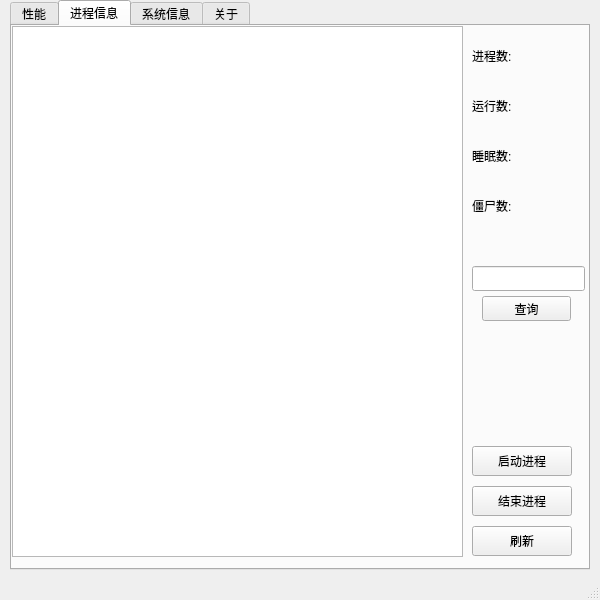
<?xml version="1.0" encoding="UTF-8"?>
<ui version="4.0">
 <class>MainWindow</class>
 <widget class="QMainWindow" name="MainWindow">
  <property name="geometry">
   <rect>
    <x>0</x>
    <y>0</y>
    <width>600</width>
    <height>600</height>
   </rect>
  </property>
  <property name="minimumSize">
   <size>
    <width>600</width>
    <height>600</height>
   </size>
  </property>
  <property name="maximumSize">
   <size>
    <width>600</width>
    <height>600</height>
   </size>
  </property>
  <property name="windowTitle">
   <string>MainWindow</string>
  </property>
  <widget class="QWidget" name="centralWidget">
   <widget class="QTabWidget" name="tabWidget">
    <property name="geometry">
     <rect>
      <x>10</x>
      <y>0</y>
      <width>580</width>
      <height>570</height>
     </rect>
    </property>
    <property name="minimumSize">
     <size>
      <width>580</width>
      <height>570</height>
     </size>
    </property>
    <property name="maximumSize">
     <size>
      <width>580</width>
      <height>570</height>
     </size>
    </property>
    <property name="currentIndex">
     <number>1</number>
    </property>
    <widget class="QWidget" name="tab_1">
     <attribute name="title">
      <string>性能</string>
     </attribute>
     <widget class="QLabel" name="label">
      <property name="geometry">
       <rect>
        <x>10</x>
        <y>10</y>
        <width>67</width>
        <height>17</height>
       </rect>
      </property>
      <property name="text">
       <string>CPU</string>
      </property>
     </widget>
     <widget class="QLabel" name="label_2">
      <property name="geometry">
       <rect>
        <x>10</x>
        <y>180</y>
        <width>67</width>
        <height>17</height>
       </rect>
      </property>
      <property name="text">
       <string>内存</string>
      </property>
     </widget>
     <widget class="QLabel" name="memused">
      <property name="geometry">
       <rect>
        <x>110</x>
        <y>180</y>
        <width>91</width>
        <height>17</height>
       </rect>
      </property>
      <property name="text">
       <string>使用:</string>
      </property>
     </widget>
     <widget class="QLabel" name="memfree">
      <property name="geometry">
       <rect>
        <x>220</x>
        <y>180</y>
        <width>111</width>
        <height>17</height>
       </rect>
      </property>
      <property name="text">
       <string>空闲:</string>
      </property>
     </widget>
     <widget class="QLabel" name="memtotal">
      <property name="geometry">
       <rect>
        <x>330</x>
        <y>180</y>
        <width>101</width>
        <height>17</height>
       </rect>
      </property>
      <property name="text">
       <string>总和:</string>
      </property>
     </widget>
     <widget class="QLabel" name="cpu">
      <property name="geometry">
       <rect>
        <x>110</x>
        <y>10</y>
        <width>121</width>
        <height>17</height>
       </rect>
      </property>
      <property name="text">
       <string>利用率:</string>
      </property>
     </widget>
     <widget class="QCustomPlot" name="cpu_customplot" native="true">
      <property name="geometry">
       <rect>
        <x>10</x>
        <y>30</y>
        <width>561</width>
        <height>131</height>
       </rect>
      </property>
     </widget>
     <widget class="QLabel" name="mem">
      <property name="geometry">
       <rect>
        <x>430</x>
        <y>180</y>
        <width>121</width>
        <height>17</height>
       </rect>
      </property>
      <property name="text">
       <string>内存使用率:</string>
      </property>
     </widget>
     <widget class="QCustomPlot" name="mem_customplot" native="true">
      <property name="geometry">
       <rect>
        <x>10</x>
        <y>200</y>
        <width>561</width>
        <height>141</height>
       </rect>
      </property>
     </widget>
     <widget class="Line" name="line">
      <property name="geometry">
       <rect>
        <x>0</x>
        <y>160</y>
        <width>581</width>
        <height>20</height>
       </rect>
      </property>
      <property name="orientation">
       <enum>Qt::Horizontal</enum>
      </property>
     </widget>
     <widget class="Line" name="line_2">
      <property name="geometry">
       <rect>
        <x>0</x>
        <y>340</y>
        <width>581</width>
        <height>16</height>
       </rect>
      </property>
      <property name="orientation">
       <enum>Qt::Horizontal</enum>
      </property>
     </widget>
     <widget class="QLabel" name="label_4">
      <property name="geometry">
       <rect>
        <x>10</x>
        <y>360</y>
        <width>67</width>
        <height>17</height>
       </rect>
      </property>
      <property name="text">
       <string>交换</string>
      </property>
     </widget>
     <widget class="QLabel" name="swapused">
      <property name="geometry">
       <rect>
        <x>110</x>
        <y>360</y>
        <width>101</width>
        <height>17</height>
       </rect>
      </property>
      <property name="text">
       <string>使用:</string>
      </property>
     </widget>
     <widget class="QLabel" name="swapfree">
      <property name="geometry">
       <rect>
        <x>220</x>
        <y>360</y>
        <width>101</width>
        <height>17</height>
       </rect>
      </property>
      <property name="text">
       <string>空闲:</string>
      </property>
     </widget>
     <widget class="QLabel" name="swaptotal">
      <property name="geometry">
       <rect>
        <x>330</x>
        <y>360</y>
        <width>91</width>
        <height>17</height>
       </rect>
      </property>
      <property name="text">
       <string>总和:</string>
      </property>
     </widget>
     <widget class="QLabel" name="swap">
      <property name="geometry">
       <rect>
        <x>430</x>
        <y>360</y>
        <width>121</width>
        <height>17</height>
       </rect>
      </property>
      <property name="text">
       <string>交换率:</string>
      </property>
     </widget>
     <widget class="QCustomPlot" name="swap_customplot" native="true">
      <property name="geometry">
       <rect>
        <x>10</x>
        <y>390</y>
        <width>561</width>
        <height>141</height>
       </rect>
      </property>
     </widget>
    </widget>
    <widget class="QWidget" name="tab_2">
     <attribute name="title">
      <string>进程信息</string>
     </attribute>
     <widget class="QListWidget" name="listWidget_proc">
      <property name="geometry">
       <rect>
        <x>0</x>
        <y>0</y>
        <width>451</width>
        <height>531</height>
       </rect>
      </property>
     </widget>
     <widget class="QLabel" name="proc">
      <property name="geometry">
       <rect>
        <x>460</x>
        <y>20</y>
        <width>100</width>
        <height>20</height>
       </rect>
      </property>
      <property name="text">
       <string>进程数:</string>
      </property>
     </widget>
     <widget class="QLabel" name="run">
      <property name="geometry">
       <rect>
        <x>460</x>
        <y>70</y>
        <width>100</width>
        <height>20</height>
       </rect>
      </property>
      <property name="text">
       <string>运行数:</string>
      </property>
     </widget>
     <widget class="QLabel" name="sleep">
      <property name="geometry">
       <rect>
        <x>460</x>
        <y>120</y>
        <width>100</width>
        <height>20</height>
       </rect>
      </property>
      <property name="text">
       <string>睡眠数:</string>
      </property>
     </widget>
     <widget class="QLabel" name="zombie">
      <property name="geometry">
       <rect>
        <x>460</x>
        <y>170</y>
        <width>100</width>
        <height>20</height>
       </rect>
      </property>
      <property name="text">
       <string>僵尸数:</string>
      </property>
     </widget>
     <widget class="QPushButton" name="kill">
      <property name="geometry">
       <rect>
        <x>460</x>
        <y>460</y>
        <width>100</width>
        <height>30</height>
       </rect>
      </property>
      <property name="text">
       <string>结束进程</string>
      </property>
     </widget>
     <widget class="QPushButton" name="proc_refresh">
      <property name="geometry">
       <rect>
        <x>460</x>
        <y>500</y>
        <width>100</width>
        <height>30</height>
       </rect>
      </property>
      <property name="text">
       <string>刷新</string>
      </property>
     </widget>
     <widget class="QPushButton" name="start_process">
      <property name="geometry">
       <rect>
        <x>460</x>
        <y>420</y>
        <width>100</width>
        <height>30</height>
       </rect>
      </property>
      <property name="text">
       <string>启动进程</string>
      </property>
     </widget>
     <widget class="QLineEdit" name="procname_line">
      <property name="geometry">
       <rect>
        <x>460</x>
        <y>240</y>
        <width>113</width>
        <height>25</height>
       </rect>
      </property>
     </widget>
     <widget class="QPushButton" name="proc_button">
      <property name="geometry">
       <rect>
        <x>470</x>
        <y>270</y>
        <width>89</width>
        <height>25</height>
       </rect>
      </property>
      <property name="text">
       <string>查询</string>
      </property>
     </widget>
    </widget>
    <widget class="QWidget" name="tab_4">
     <attribute name="title">
      <string>系统信息</string>
     </attribute>
     <widget class="QLabel" name="label_3">
      <property name="geometry">
       <rect>
        <x>10</x>
        <y>10</y>
        <width>81</width>
        <height>17</height>
       </rect>
      </property>
      <property name="text">
       <string>CPU信息</string>
      </property>
     </widget>
     <widget class="QLabel" name="cpu_name">
      <property name="geometry">
       <rect>
        <x>60</x>
        <y>40</y>
        <width>411</width>
        <height>17</height>
       </rect>
      </property>
      <property name="text">
       <string>CPU名称:</string>
      </property>
     </widget>
     <widget class="QLabel" name="cpu_type">
      <property name="geometry">
       <rect>
        <x>60</x>
        <y>70</y>
        <width>411</width>
        <height>17</height>
       </rect>
      </property>
      <property name="text">
       <string>CPU类型:</string>
      </property>
     </widget>
     <widget class="QLabel" name="cpu_frequency">
      <property name="geometry">
       <rect>
        <x>60</x>
        <y>100</y>
        <width>401</width>
        <height>17</height>
       </rect>
      </property>
      <property name="text">
       <string>CPU频率:</string>
      </property>
     </widget>
     <widget class="QLabel" name="cache_size">
      <property name="geometry">
       <rect>
        <x>60</x>
        <y>130</y>
        <width>411</width>
        <height>17</height>
       </rect>
      </property>
      <property name="text">
       <string>Cache大小:</string>
      </property>
     </widget>
     <widget class="QLabel" name="label_8">
      <property name="geometry">
       <rect>
        <x>10</x>
        <y>160</y>
        <width>101</width>
        <height>17</height>
       </rect>
      </property>
      <property name="text">
       <string>操作系统信息</string>
      </property>
     </widget>
     <widget class="QLabel" name="OS_type">
      <property name="geometry">
       <rect>
        <x>60</x>
        <y>190</y>
        <width>421</width>
        <height>17</height>
       </rect>
      </property>
      <property name="text">
       <string>操作系统类型:</string>
      </property>
     </widget>
     <widget class="QLabel" name="OS_version">
      <property name="geometry">
       <rect>
        <x>60</x>
        <y>220</y>
        <width>421</width>
        <height>17</height>
       </rect>
      </property>
      <property name="text">
       <string>操作系统版本:</string>
      </property>
     </widget>
     <widget class="QLabel" name="gcc">
      <property name="geometry">
       <rect>
        <x>60</x>
        <y>250</y>
        <width>431</width>
        <height>17</height>
       </rect>
      </property>
      <property name="text">
       <string>GCC编译器:</string>
      </property>
     </widget>
     <widget class="QPushButton" name="reboot">
      <property name="geometry">
       <rect>
        <x>110</x>
        <y>400</y>
        <width>90</width>
        <height>40</height>
       </rect>
      </property>
      <property name="text">
       <string>重启</string>
      </property>
     </widget>
     <widget class="QPushButton" name="shutdown">
      <property name="geometry">
       <rect>
        <x>350</x>
        <y>400</y>
        <width>90</width>
        <height>40</height>
       </rect>
      </property>
      <property name="text">
       <string>关机</string>
      </property>
     </widget>
     <widget class="QLabel" name="boot_time">
      <property name="geometry">
       <rect>
        <x>60</x>
        <y>280</y>
        <width>431</width>
        <height>17</height>
       </rect>
      </property>
      <property name="text">
       <string>系统启动时间:</string>
      </property>
     </widget>
     <widget class="QLabel" name="run_time">
      <property name="geometry">
       <rect>
        <x>60</x>
        <y>310</y>
        <width>431</width>
        <height>17</height>
       </rect>
      </property>
      <property name="text">
       <string>系统运行时间:</string>
      </property>
     </widget>
    </widget>
    <widget class="QWidget" name="tab_5">
     <attribute name="title">
      <string>关于</string>
     </attribute>
     <widget class="QLabel" name="my_name">
      <property name="geometry">
       <rect>
        <x>10</x>
        <y>10</y>
        <width>201</width>
        <height>17</height>
       </rect>
      </property>
      <property name="text">
       <string>姓名：</string>
      </property>
     </widget>
     <widget class="QLabel" name="my_xuehao">
      <property name="geometry">
       <rect>
        <x>10</x>
        <y>40</y>
        <width>221</width>
        <height>17</height>
       </rect>
      </property>
      <property name="text">
       <string>学号：</string>
      </property>
     </widget>
     <widget class="QLabel" name="my_class">
      <property name="geometry">
       <rect>
        <x>10</x>
        <y>70</y>
        <width>221</width>
        <height>17</height>
       </rect>
      </property>
      <property name="text">
       <string>班级：</string>
      </property>
     </widget>
    </widget>
   </widget>
  </widget>
  <widget class="QStatusBar" name="statusBar"/>
  <action name="actionshutdown">
   <property name="text">
    <string>shutdown</string>
   </property>
  </action>
  <action name="actionreboot">
   <property name="text">
    <string>reboot</string>
   </property>
  </action>
  <action name="action123">
   <property name="text">
    <string>123</string>
   </property>
  </action>
  <action name="action1234">
   <property name="text">
    <string>1234</string>
   </property>
  </action>
  <action name="action12345">
   <property name="text">
    <string>12345</string>
   </property>
  </action>
  <action name="action123456">
   <property name="text">
    <string>123456</string>
   </property>
  </action>
 </widget>
 <layoutdefault spacing="6" margin="11"/>
 <customwidgets>
  <customwidget>
   <class>QCustomPlot</class>
   <extends>QWidget</extends>
   <header>qcustomplot.h</header>
   <container>1</container>
  </customwidget>
 </customwidgets>
 <resources/>
 <connections/>
</ui>
